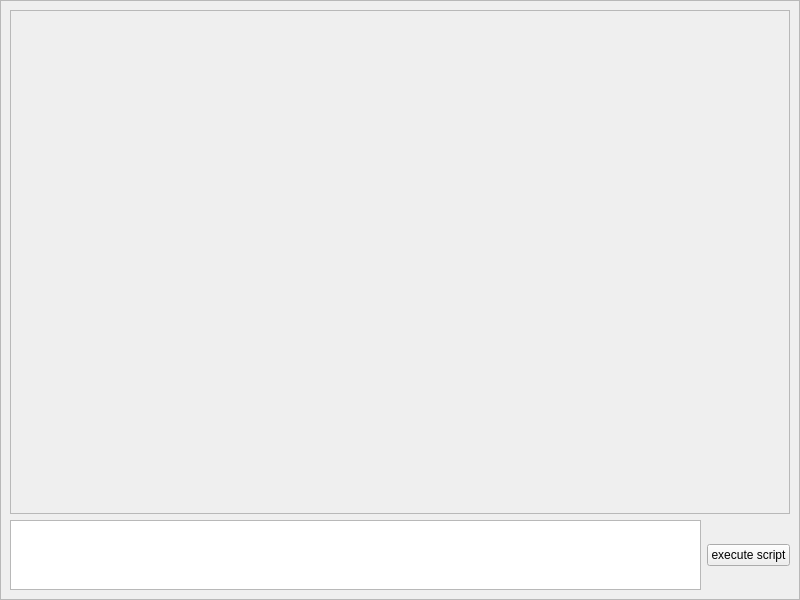
<?xml version="1.0" encoding="UTF-8"?>
<ui version="4.0">
 <class>Learn_Window</class>
 <widget class="QWidget" name="Learn_Window">
  <property name="geometry">
   <rect>
    <x>0</x>
    <y>0</y>
    <width>800</width>
    <height>600</height>
   </rect>
  </property>
  <property name="minimumSize">
   <size>
    <width>0</width>
    <height>1</height>
   </size>
  </property>
  <property name="windowTitle">
   <string>Learn_Window</string>
  </property>
  <layout class="QGridLayout" name="gridLayout_2">
   <property name="leftMargin">
    <number>0</number>
   </property>
   <property name="topMargin">
    <number>0</number>
   </property>
   <property name="rightMargin">
    <number>0</number>
   </property>
   <property name="bottomMargin">
    <number>0</number>
   </property>
   <property name="spacing">
    <number>0</number>
   </property>
   <item row="0" column="0">
    <widget class="QScrollArea" name="scrollArea">
     <property name="widgetResizable">
      <bool>true</bool>
     </property>
     <widget class="QWidget" name="scrollAreaWidgetContents">
      <property name="geometry">
       <rect>
        <x>0</x>
        <y>0</y>
        <width>798</width>
        <height>598</height>
       </rect>
      </property>
      <layout class="QGridLayout" name="gridLayout">
       <item row="0" column="0">
        <layout class="QVBoxLayout" name="verticalLayout">
         <item>
          <widget class="QScrollArea" name="scrollArea_2">
           <property name="widgetResizable">
            <bool>true</bool>
           </property>
           <widget class="QWidget" name="scrollAreaWidgetContents_2">
            <property name="geometry">
             <rect>
              <x>0</x>
              <y>0</y>
              <width>776</width>
              <height>498</height>
             </rect>
            </property>
            <layout class="QGridLayout" name="gridLayout_3">
             <item row="0" column="0">
              <widget class="QLabel" name="label">
               <property name="enabled">
                <bool>true</bool>
               </property>
               <property name="sizePolicy">
                <sizepolicy hsizetype="Expanding" vsizetype="Expanding">
                 <horstretch>0</horstretch>
                 <verstretch>0</verstretch>
                </sizepolicy>
               </property>
               <property name="minimumSize">
                <size>
                 <width>0</width>
                 <height>0</height>
                </size>
               </property>
               <property name="text">
                <string/>
               </property>
               <property name="textFormat">
                <enum>Qt::TextFormat::AutoText</enum>
               </property>
               <property name="scaledContents">
                <bool>false</bool>
               </property>
               <property name="wordWrap">
                <bool>true</bool>
               </property>
               <property name="margin">
                <number>5</number>
               </property>
               <property name="indent">
                <number>-1</number>
               </property>
               <property name="openExternalLinks">
                <bool>false</bool>
               </property>
              </widget>
             </item>
            </layout>
           </widget>
          </widget>
         </item>
         <item>
          <layout class="QHBoxLayout" name="horizontalLayout">
           <item>
            <widget class="QTextEdit" name="textEdit">
             <property name="sizePolicy">
              <sizepolicy hsizetype="Expanding" vsizetype="Preferred">
               <horstretch>0</horstretch>
               <verstretch>0</verstretch>
              </sizepolicy>
             </property>
            </widget>
           </item>
           <item>
            <widget class="QPushButton" name="executeButton">
             <property name="text">
              <string>execute script</string>
             </property>
            </widget>
           </item>
          </layout>
         </item>
        </layout>
       </item>
      </layout>
     </widget>
    </widget>
   </item>
  </layout>
 </widget>
 <resources/>
</ui>
